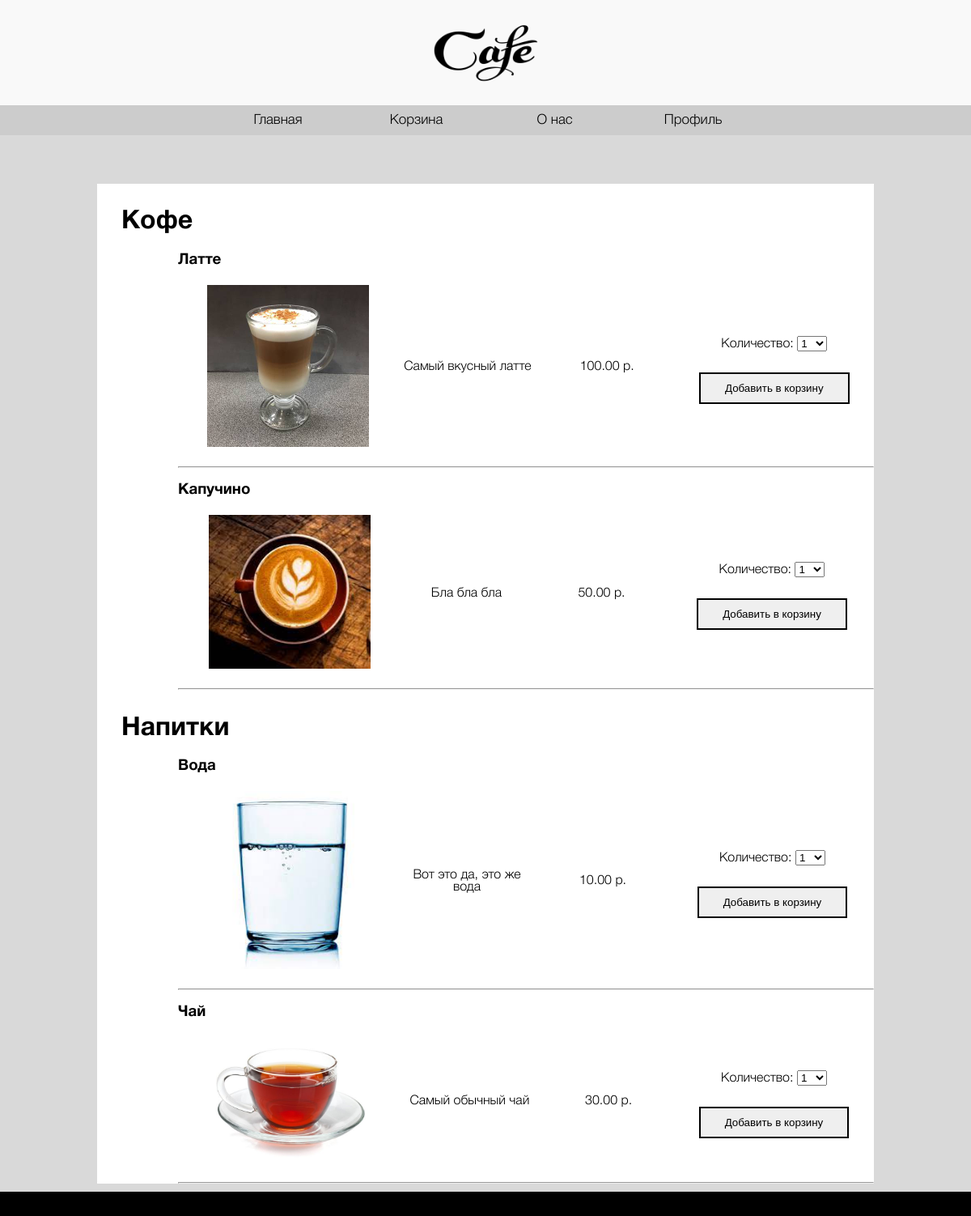
The page / on the database its author committed.
### shop/models.py (models this page shows, shortened)
class Category(models.Model):
    name = models.CharField(max_length=200, db_index=True, verbose_name='название')
    slug = models.SlugField(max_length=200, unique=True, db_index=True, verbose_name='ссылка(оставить по умолчанию)')
    class Meta:
        verbose_name = 'категория'
        verbose_name_plural = 'категории'

class Product(models.Model):
    category = models.ForeignKey(Category, related_name='products', on_delete=models.CASCADE, verbose_name='категория')
    name = models.CharField(max_length=200, db_index=True, verbose_name='название')
    slug = models.SlugField(max_length=200, db_index=True, verbose_name='ссылка(оставить по умолчанию)')
    image = models.ImageField(upload_to='products', blank=False, verbose_name='изображение')
    description = models.TextField(blank=False, verbose_name='описание')
    price = models.DecimalField(max_digits=10, decimal_places=2, verbose_name='цена')
    created = models.DateTimeField(auto_now_add=True, verbose_name='создано')
    updated = models.DateTimeField(auto_now=True, verbose_name='обновлено')
    class Meta:
        verbose_name = 'продукт'
        verbose_name_plural = 'продукты'
        index_together = (('id', 'slug'),)

### shop/views.py (the view)
# urls.py: path('', ProductListView.as_view(), name='main'),
class ProductListView(View):
    def get(self, request):
        categories = Category.objects.all()
        cart_product_form = CartAddProductForm()
        return render(request, 'shop/main.html', context={'categories':categories,
                                                          'cart_product_form':cart_product_form})

### shop/forms.py
class CartAddProductForm(forms.Form):
    quantity = forms.TypedChoiceField(choices=PRODUCT_QUANTITY_CHOICES, coerce=int, label='Количество')
    update = forms.BooleanField(required=False, initial=False, widget=forms.HiddenInput)

### shop/templates/shop/main.html (shortened to what this page needs)
{% extends 'shop/base.html' %}
{% block content %}
    {% for category in categories %}
        <div class="category">
            <h1>{{ category.name }}</h1>
            {% for product in category.products.all %}
                <div class="product">
                    <h3>{{ product.name }}</h3>
                    <table>
                        <tbody>
                            <tr>
                                <td >
                                    <img src="{{ product.image.url }}" alt="product image">
                                </td>
                                <td>
                                    <p>{{ product.description }}</p>
                                </td>
                                <td>
                                    <p class="price">{{ product.price }} р.</p>
                                </td>
                                <td>
                                    <form action="{% url 'cart_add' product.id %}" method="post">
                                        {{ cart_product_form.as_p }}
                                        <button href="" class="double-border-button">Добавить в корзину</button>
                                    </form>
                                </td>
                            </tr>
                        </tbody>
                    </table>
                    <br>
                    <hr>
                </div>
            {% endfor %}
        </div>
    {% endfor %}
{% endblock %}

### shop/templates/shop/base.html (shortened to what this page needs)
{% load static %}
<!DOCTYPE html>
<html lang="en">
<head>
    <link rel="stylesheet" href="{% static 'css/styles.css' %}">
</head>
<body>
    <header class="header">
        <img src="{% static 'logo.png' %}" alt="logo">
    </header>
    <nav class="nav">
        <ul>
            <li><a href="{% url 'main' %}">Главная</a></li>
            <li><a href="{% url 'cart' %}">Корзина</a></li>
            <li><a href="{% url 'about' %}">О нас</a></li>
            <li><a href="{% url 'profile' %}">Профиль</a></li>
        </ul>
    </nav>
    <div class="content">
        {% block content %}{% endblock %}
    </div>
    <footer class="footer">
    </footer>
</body>
</html>

### static/css/styles.css (style rules this page uses)
* { margin: 0; padding: 0; }
h1 { display: block; font-family: "helveticaneuecyr-bold"; font-size: 2em; margin-block-start: 0.67em; margin-block-end: 0.67em; margin-inline-start: 0px; margin-inline-end: 0px; font-weight: bold; }
h3 { display: block; font-family: "helveticaneuecyr-bold"; font-size: 1.17em; margin-block-start: 1em; margin-block-end: 1em; margin-inline-start: 0px; margin-inline-end: 0px; font-weight: bold; }
p { display: block; font-family: "helveticaneuecyr-light"; margin-block-start: 1em; margin-block-end: 1em; margin-inline-start: 0px; margin-inline-end: 0px; }
li { font-family: "helveticaneuecyr-light"; }
body { background-color: rgb(217, 217, 217); }
header { width: 100%; height: 130px; background-color: rgb(249, 249, 249); }
.header img { height: 130px; display: block; width: auto; margin-left: auto; margin-right: auto; }
nav { width: 100%; height: 37px; background-color: rgb(204, 204, 204); }
.nav ul { margin-left: auto; margin-right: auto; width: max-content }
.nav ul li { list-style: none; float: left; text-align: center; }
.nav ul li a { display: block; width: 171px; text-decoration: none; font-family: "helveticaneuecyr-light"; font-size: 17px; color: rgb(0, 0, 0); padding-top: 11px; height: 26px; cursor: pointer; }
.content { margin-top: 60px; margin-bottom: 40px; margin-left: auto; margin-right: auto; width: 80%; height: auto; background-color: rgb(255, 255, 255) }
.category { padding-left: 30px; padding-top: 10px; }
.product { padding-left: 70px; }
.product img { width: 200px; }
.product tr td { width: 400px; text-align: center; }
.double-border-button { text-decoration: none; display: inline-block; margin: 10px 20px; padding: 10px 30px; position: relative; border: 2px solid rgb(0, 0, 0); color: rgb(0, 0, 0); font-family: 'Montserrat', sans-serif; transition: .4s; }
.double-border-button:after { content: ""; position: absolute; top: 0; left: 0; right: 0; bottom: 0; width: 100%; height: 100%; margin: auto; border: 2px solid rgba(0, 0, 0, 0); transition: .4s; }
footer { position:fixed; left:0px; bottom:0px; height:30px; width:100%; background-color: rgb(0, 0, 0); }

### rows shown on the page
Category: name "Кофе"
Product: name "Латте", image (picture), description "Самый вкусный латте", price "100.00"
Product: name "Капучино", image (picture), description "Бла бла бла", price "50.00"
Category: name "Напитки"
Product: name "Вода", image (picture), description "Вот это да, это же вода", price "10.00"
Product: name "Чай", image (picture), description "Самый обычный чай", price "30.00"
